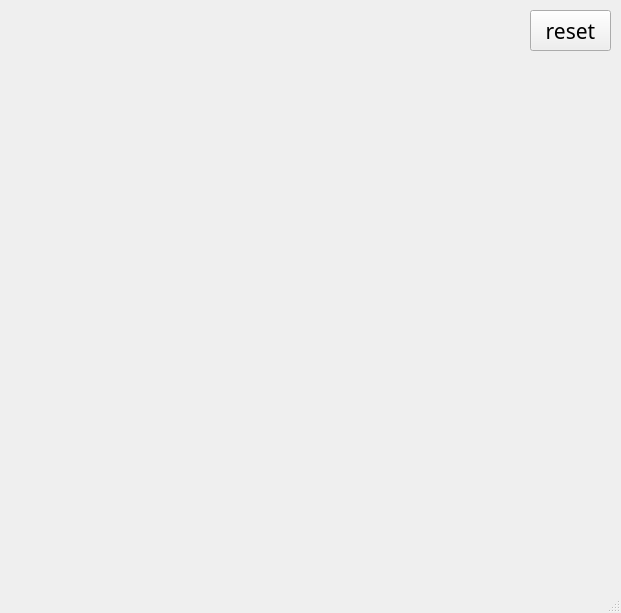
<?xml version="1.0" encoding="UTF-8"?>
<ui version="4.0">
 <class>MainWindow</class>
 <widget class="QMainWindow" name="MainWindow">
  <property name="geometry">
   <rect>
    <x>0</x>
    <y>0</y>
    <width>621</width>
    <height>613</height>
   </rect>
  </property>
  <property name="windowTitle">
   <string>MainWindow</string>
  </property>
  <widget class="QWidget" name="centralwidget">
   <widget class="QPushButton" name="pb">
    <property name="geometry">
     <rect>
      <x>530</x>
      <y>10</y>
      <width>81</width>
      <height>41</height>
     </rect>
    </property>
    <property name="font">
     <font>
      <family>둥근모꼴</family>
      <pointsize>16</pointsize>
     </font>
    </property>
    <property name="toolTip">
     <string>0,0</string>
    </property>
    <property name="text">
     <string>reset</string>
    </property>
    <property name="iconSize">
     <size>
      <width>100</width>
      <height>100</height>
     </size>
    </property>
   </widget>
  </widget>
  <widget class="QMenuBar" name="menubar">
   <property name="geometry">
    <rect>
     <x>0</x>
     <y>0</y>
     <width>621</width>
     <height>21</height>
    </rect>
   </property>
  </widget>
  <widget class="QStatusBar" name="statusbar"/>
 </widget>
 <resources/>
 <connections/>
</ui>
